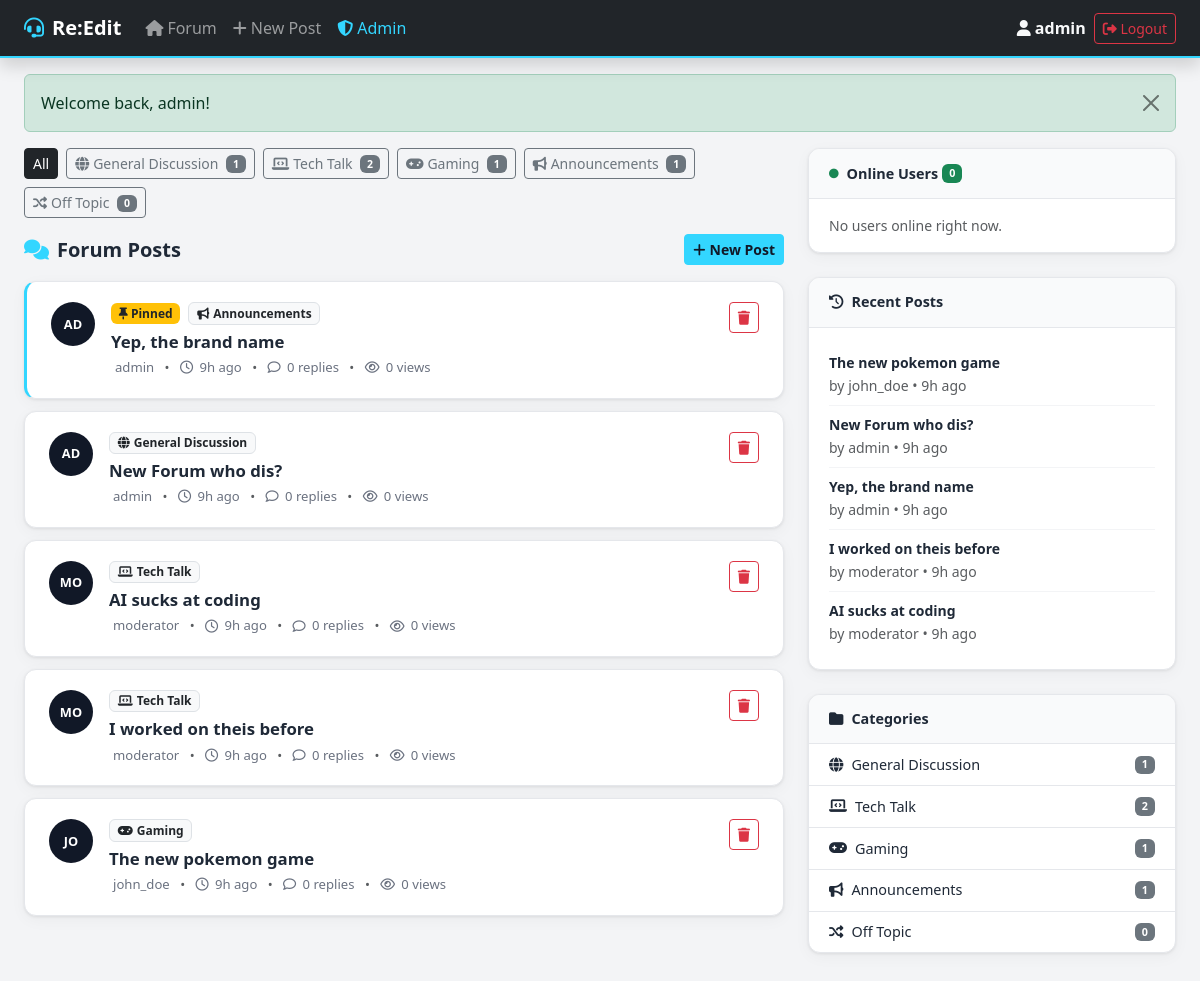
Page /forum/index.php?page=forum (signed in) on the committed database.
### tables this page shows
CREATE TABLE categories (
    id INT AUTO_INCREMENT PRIMARY KEY,
    name VARCHAR(100) NOT NULL,
    description TEXT,
    icon VARCHAR(50) DEFAULT 'fa-comments',
    sort_order INT DEFAULT 0
);

CREATE TABLE posts (
    id INT AUTO_INCREMENT PRIMARY KEY,
    user_id INT NOT NULL,
    category_id INT NOT NULL,
    title VARCHAR(255) NOT NULL,
    content TEXT NOT NULL,
    is_pinned TINYINT(1) DEFAULT 0,
    is_locked TINYINT(1) DEFAULT 0,
    views INT DEFAULT 0,
    created_at DATETIME DEFAULT CURRENT_TIMESTAMP,
    updated_at DATETIME DEFAULT CURRENT_TIMESTAMP ON UPDATE CURRENT_TIMESTAMP,
    FOREIGN KEY (user_id) REFERENCES users(id) ON DELETE CASCADE,
    FOREIGN KEY (category_id) REFERENCES categories(id) ON DELETE CASCADE
);

CREATE TABLE users (
    id INT AUTO_INCREMENT PRIMARY KEY,
    username VARCHAR(50) NOT NULL UNIQUE,
    email VARCHAR(100) NOT NULL UNIQUE,
    password VARCHAR(255) NOT NULL,
    role ENUM('user','mod','admin') NOT NULL DEFAULT 'user',
    bio TEXT DEFAULT NULL,
    is_online TINYINT(1) DEFAULT 0,
    last_seen DATETIME DEFAULT NULL,
    created_at DATETIME DEFAULT CURRENT_TIMESTAMP
);

### forum/controllers/ForumController.php (called while the page is built, shortened)
<?php
class ForumController {
    private $postModel;
    private $categoryModel;
    private $userModel;
    public function __construct() {
        require_once 'models/Post.php';
        require_once 'models/Category.php';
        require_once 'models/User.php';
        $this->postModel     = new Post();
        $this->categoryModel = new Category();
        $this->userModel     = new User();
    }
    public function index() {
        $categoryId   = isset($_GET['cat']) ? (int)$_GET['cat'] : null;
        $page         = max(1, (int)($_GET['p'] ?? 1));
        $perPage      = POSTS_PER_PAGE;
        $offset       = ($page - 1) * $perPage;
        $posts        = $this->postModel->getAll($categoryId, $perPage, $offset);
        $categories   = $this->categoryModel->getAll();
        $onlineUsers  = $this->userModel->getOnlineUsers();
        $recentPosts  = $this->postModel->getRecentPosts(5);
        require 'views/forum/index.php';
    }
}

### forum/config/app.php (called while the page is built, shortened)
<?php
function getFlash() {
    $f = $_SESSION['flash']; unset($_SESSION['flash']); return $f;
}
function currentUser() { return $_SESSION['user'] ?? null; }
function hasRole() {
    $roles = func_get_args();
    $user = currentUser();
    return $user && in_array($user['role'], $roles);
}
function e($s) { return htmlspecialchars($s, ENT_QUOTES, 'UTF-8'); }
function timeAgo($dt) {
    $diff = (new DateTime())->diff(new DateTime($dt));
    if ($diff->h) return $diff->h.'h ago';
    return 'just now';
}

### forum/config/database.php (called while the page is built, shortened)
<?php
class Database {
    private static $instance = null;
    private $connection;
    private function __construct() {
        $this->connection = new mysqli(DB_HOST, DB_USER, DB_PASS, DB_NAME);
        $this->connection->set_charset('utf8mb4');
    }
    public static function getInstance() {
        if (self::$instance === null) self::$instance = new Database();
        return self::$instance;
    }
    public function query($sql) { return $this->connection->query($sql); }
    public function prepare($sql) { return $this->connection->prepare($sql); }
}

### forum/models/Category.php (called while the page is built, shortened)
<?php
class Category {
    private $db;
    public function __construct() { $this->db = Database::getInstance(); }
    public function getAll() {
        return $this->db->query(
            "SELECT c.*, COUNT(p.id) as post_count
             FROM categories c LEFT JOIN posts p ON c.id=p.category_id
             GROUP BY c.id ORDER BY c.sort_order"
        )->fetch_all(MYSQLI_ASSOC);
    }
}

### forum/models/Post.php (called while the page is built, shortened)
<?php
class Post {
    private $db;
    public function __construct() { $this->db = Database::getInstance(); }
    public function getAll($categoryId=null, $limit=15, $offset=0) {
        $where = $categoryId ? "WHERE p.category_id=" . (int)$categoryId : "";
        $stmt = $this->db->prepare(
            "SELECT p.*, u.username, u.role as user_role, c.name as category_name,
             (SELECT COUNT(*) FROM replies r WHERE r.post_id=p.id) as reply_count
             FROM posts p
             JOIN users u ON p.user_id=u.id
             JOIN categories c ON p.category_id=c.id
             $where
             ORDER BY p.is_pinned DESC, p.created_at DESC
             LIMIT ? OFFSET ?"
        );
        $stmt->bind_param('ii', $limit, $offset);
        $stmt->execute();
        return $stmt->get_result()->fetch_all(MYSQLI_ASSOC);
    }
    public function getRecentPosts($limit=5) {
        $stmt = $this->db->prepare(
            "SELECT p.id, p.title, u.username, p.created_at
             FROM posts p JOIN users u ON p.user_id=u.id
             ORDER BY p.created_at DESC LIMIT ?"
        );
        $stmt->bind_param('i', $limit);
        $stmt->execute();
        return $stmt->get_result()->fetch_all(MYSQLI_ASSOC);
    }
}

### forum/models/User.php (called while the page is built, shortened)
<?php
class User {
    private $db;
    public function __construct() {
        $this->db = Database::getInstance();
    }
    public function getOnlineUsers() {
        $threshold = date('Y-m-d H:i:s', time() - ONLINE_THRESHOLD);
        $stmt = $this->db->prepare("SELECT u.id, u.username, u.role FROM users u
            JOIN user_sessions us ON u.id=us.user_id
            WHERE us.last_activity > ? ORDER BY u.username");
        $stmt->bind_param('s', $threshold);
        $stmt->execute();
        return $stmt->get_result()->fetch_all(MYSQLI_ASSOC);
    }
}

### forum/views/forum/index.php (the view, shortened to what this page needs)
<?php require 'views/layouts/header.php'; ?>
<div class="row g-4">
  <div class="col-lg-8">
    <div class="d-flex flex-wrap gap-2 mb-3">
      <a href="<?= URLROOT ?>/index.php?page=forum" class="btn btn-sm <?= !$categoryId ? 'btn-dark' : 'btn-outline-secondary' ?>">All</a>
      <?php foreach ($categories as $cat): ?>
      <a href="<?= URLROOT ?>/index.php?page=forum&cat=<?= $cat['id'] ?>"
         class="btn btn-sm <?= $categoryId == $cat['id'] ? 'btn-dark' : 'btn-outline-secondary' ?>">
        <i class="fa-solid <?= e($cat['icon']) ?> me-1"></i><?= e($cat['name']) ?>
        <span class="badge bg-secondary ms-1"><?= $cat['post_count'] ?></span>
      </a>
      <?php endforeach; ?>
    </div>
    <div class="d-flex justify-content-between align-items-center mb-3">
      <h5 class="mb-0 fw-bold"><i class="fa-solid fa-comments me-2" style="color:var(--brand)"></i>Forum Posts</h5>
      <a href="<?= URLROOT ?>/index.php?page=forum&action=create" class="btn btn-sm btn-brand fw-semibold">
        <i class="fa-solid fa-plus me-1"></i>New Post
      </a>
    </div>
    <?php if (empty($posts)): ?>
    <div class="text-center py-5 text-muted">
      <i class="fa-solid fa-inbox fa-3x mb-3 d-block"></i>
      <p>No posts yet. Be the first to post!</p>
    </div>
    <?php else: ?>
    <div class="post-list">
      <?php foreach ($posts as $post): ?>
      <div class="post-card <?= $post['is_pinned'] ? 'post-pinned' : '' ?>">
        <div class="d-flex align-items-start gap-3">
          <div class="avatar-circle"><?= strtoupper(substr($post['username'], 0, 2)) ?></div>
          <div class="flex-grow-1 min-w-0">
            <div class="d-flex align-items-center gap-2 mb-1 flex-wrap">
              <?php if ($post['is_pinned']): ?><span class="badge bg-warning text-dark"><i class="fa-solid fa-thumbtack"></i> Pinned</span><?php endif; ?>
              <span class="badge bg-light text-dark border"><i class="fa-solid <?= e($categories[array_search($post['category_id'] ?? 0, array_column($categories,'id'))] ['icon'] ?? 'fa-tag') ?> me-1"></i><?= e($post['category_name']) ?></span>
            </div>
            <a href="<?= URLROOT ?>/index.php?page=forum&action=post&id=<?= $post['id'] ?>" class="post-title">
              <?= e($post['title']) ?>
            </a>
            <div class="post-meta mt-1">
              <span class="ms-1"><?= e($post['username']) ?></span>
              <span class="mx-2 text-muted">&bull;</span>
              <i class="fa-regular fa-clock me-1"></i><?= timeAgo($post['created_at']) ?>
              <span class="mx-2 text-muted">&bull;</span>
              <i class="fa-regular fa-comment me-1"></i><?= $post['reply_count'] ?> replies
              <span class="mx-2 text-muted">&bull;</span>
              <i class="fa-regular fa-eye me-1"></i><?= $post['views'] ?> views
            </div>
          </div>
          <?php if (hasRole('mod','admin')): ?>
          <div class="ms-auto">
            <a href="<?= URLROOT ?>/index.php?page=forum&action=delete&id=<?= $post['id'] ?>"
               class="btn btn-outline-danger btn-sm"
               onclick="return confirm('Delete this post and all its replies?')">
              <i class="fa-solid fa-trash"></i>
            </a>
          </div>
          <?php endif; ?>
        </div>
      </div>
      <?php endforeach; ?>
    </div>
    <?php endif; ?>
  </div>
  <div class="col-lg-4">
     <?php require 'views/layouts/online.php'; ?>
    <div class="sidebar-card mb-4">
      <div class="sidebar-card-header"><i class="fa-solid fa-clock-rotate-left me-2"></i>Recent Posts</div>
      <div class="sidebar-card-body">
        <?php foreach ($recentPosts as $rp): ?>
        <div class="recent-post-item">
          <a href="<?= URLROOT ?>/index.php?page=forum&action=post&id=<?= $rp['id'] ?>" class="small fw-semibold d-block text-truncate">
            <?= e($rp['title']) ?>
          </a>
          <small class="text-muted">by <?= e($rp['username']) ?> &bull; <?= timeAgo($rp['created_at']) ?></small>
        </div>
        <?php endforeach; ?>
      </div>
    </div>
    <div class="sidebar-card">
      <div class="sidebar-card-header"><i class="fa-solid fa-folder me-2"></i>Categories</div>
      <div class="sidebar-card-body p-0">
        <?php foreach ($categories as $cat): ?>
        <a href="<?= URLROOT ?>/index.php?page=forum&cat=<?= $cat['id'] ?>" class="category-link">
          <i class="fa-solid <?= e($cat['icon']) ?> me-2"></i>
          <?= e($cat['name']) ?>
          <span class="badge bg-secondary ms-auto"><?= $cat['post_count'] ?></span>
        </a>
        <?php endforeach; ?>
      </div>
    </div>
  </div>
</div>
<?php require 'views/layouts/footer.php'; ?>

### forum/index.php (shortened to what this page needs)
<?php
require_once 'config/database.php';
require_once 'config/app.php';
$page = $_GET['page'] ?? 'landing';
$action = $_GET['action'] ?? 'index';
switch ($page) {
    case 'forum':
        require_once 'controllers/ForumController.php';
        $ctrl = new ForumController();
        switch ($action) {
            default:        $ctrl->index(); break;
        }
        break;
}

### forum/views/layouts/header.php (shortened to what this page needs)
<?php $flash = getFlash(); $user = currentUser(); ?>
<!DOCTYPE html>
<html lang="en">
<head>
<link rel="stylesheet" href="https://cdnjs.cloudflare.com/ajax/libs/bootstrap/5.3.2/css/bootstrap.min.css">
<link rel="stylesheet" href="https://cdnjs.cloudflare.com/ajax/libs/font-awesome/6.7.2/css/all.min.css">
<link rel="stylesheet" href="<?= URLROOT ?>/public/css/style.css">
</head>
<body>
<nav class="navbar navbar-expand-lg navbar-dark bg-dark sticky-top shadow">
  <div class="container-fluid px-4">
    <a class="navbar-brand fw-bold" href="<?= URLROOT ?>/index.php?page=forum">
        <i class="fa-solid fa-headset me-2" style="color: var(--brand)" ></i><?= APPNAME ?>
    </a>
    <div class="collapse navbar-collapse" id="navMain">
      <ul class="navbar-nav me-auto mb-2 mb-lg-0">
        <li class="nav-item">
          <a class="nav-link" href="<?= URLROOT ?>/index.php?page=forum"><i class="fa-solid fa-home me-1"></i>Forum</a>
        </li>
        <li class="nav-item">
          <a class="nav-link" href="<?= URLROOT ?>/index.php?page=forum&action=create"><i class="fa-solid fa-plus me-1"></i>New Post</a>
        </li>
        <?php if (hasRole('admin')): ?>
        <li class="nav-item">
          <a class="nav-link" style="color:var(--brand)" href="<?= URLROOT ?>/index.php?page=admin"><i class="fa-solid fa-shield-halved me-1"></i>Admin</a>
        </li>
        <?php endif; ?>
      </ul>
      <?php if ($user): ?>
      <div class="d-flex align-items-center gap-2">
        <span class="text-light fw-semibold"><i class="fa-solid fa-user me-1"></i><?= e($user['username']) ?></span>
        <a href="<?= URLROOT ?>/index.php?page=logout" class="btn btn-outline-danger btn-sm"><i class="fa-solid fa-right-from-bracket"></i> Logout</a>
      </div>
      <?php endif; ?>
    </div>
  </div>
</nav>
<div class="container-fluid px-4 mt-3">
<?php if ($flash): ?>
<div class="alert alert-<?= e($flash['type']) ?> alert-dismissible fade show" role="alert">
  <?= $flash['message'] ?>
  <button type="button" class="btn-close" data-bs-dismiss="alert"></button>
</div>
<?php endif; ?>

### forum/views/layouts/online.php (shortened to what this page needs)
<div class="sidebar-card mb-4">
    <div class="sidebar-card-header">
    <i class="fa-solid fa-circle text-success me-2" style="font-size:.6rem"></i>
    Online Users <span class="badge bg-success ms-1"><?= count($onlineUsers) ?></span>
    </div>
    <div class="sidebar-card-body">
    <?php if (empty($onlineUsers)): ?>
    <p class="text-muted small mb-0">No users online right now.</p>
    <?php endif; ?>
    </div>
</div>

### forum/views/layouts/footer.php (shortened to what this page needs)
</div>
<footer style="height:30px;"><footer>
</body>
</html>

### forum/public/css/style.css (style rules this page uses)
:root { --brand: #33d6ff; --brand-dark: #0075b4; --dark: #111827; --surface: #ffffff; --border: #e5e7eb; --text: #1f2937; --text-muted: #6b7280; --success: #10b981; --danger: #ef4444; --radius: 12px; --shadow: 0 1px 3px rgba(0,0,0,0.08), 0 4px 16px rgba(0,0,0,0.04); }
body { font-family: 'Segoe UI', system-ui, sans-serif; background: #f3f4f6; color: var(--text); }
.navbar { border-bottom: 2px solid var(--brand); }
.btn-brand { background-color: var(--brand); border-color: var(--brand); color: var(--dark); font-weight: 600; }
.post-list { display: flex; flex-direction: column; gap: 0.75rem; }
.post-card { background: white; border-radius: var(--radius); padding: 1.25rem 1.5rem; border: 1px solid var(--border); box-shadow: var(--shadow); transition: box-shadow 0.2s, transform 0.2s; }
.post-pinned { border-left: 3px solid var(--brand); }
.post-title { font-size: 1.05rem; font-weight: 700; color: var(--text); text-decoration: none; }
.post-meta { font-size: 0.82rem; color: var(--text-muted); display: flex; align-items: center; flex-wrap: wrap; gap: 0.15rem; }
.sidebar-card { background: white; border-radius: var(--radius); border: 1px solid var(--border); box-shadow: var(--shadow); overflow: hidden; }
.sidebar-card-header { padding: 0.85rem 1.25rem; background: #f9fafb; border-bottom: 1px solid var(--border); font-weight: 700; font-size: 0.9rem; display: flex; align-items: center; }
.sidebar-card-body { padding: 1rem 1.25rem; }
.recent-post-item { padding: 0.5rem 0; border-bottom: 1px solid #f3f4f6; }
.recent-post-item:last-child { border-bottom: none; }
.recent-post-item a { color: var(--text); text-decoration: none; }
.category-link { display: flex; align-items: center; padding: 0.6rem 1.25rem; color: var(--text); text-decoration: none; font-size: 0.9rem; border-bottom: 1px solid var(--border); transition: background 0.15s; }
.category-link:last-child { border-bottom: none; }
.avatar-circle { width: 44px; height: 44px; border-radius: 50%; background: var(--dark); color: white; display: flex; align-items: center; justify-content: center; font-size: 0.8rem; font-weight: 800; flex-shrink: 0; }
.min-w-0 { min-width: 0; }

### rows in the picture
categories: name "General Discussion", post_count "1"
categories: name "Tech Talk", post_count "2"
categories: name "Gaming", post_count "1"
categories: name "Announcements", post_count "1"
categories: name "Off Topic", post_count "0"
posts: user.username "AD", is_pinned 1 (drawn), category.name "Announcements", title "Yep, the brand name", user.username "admin", created_at "9h ago", reply_count "0", views "0"
posts: user.username "AD", category.name "General Discussion", title "New Forum who dis?", user.username "admin", created_at "9h ago", reply_count "0", views "0"
posts: user.username "MO", category.name "Tech Talk", title "AI sucks at coding", user.username "moderator", created_at "9h ago", reply_count "0", views "0"
posts: user.username "MO", category.name "Tech Talk", title "I worked on theis before", user.username "moderator", created_at "9h ago", reply_count "0", views "0"
posts: user.username "JO", category.name "Gaming", title "The new pokemon game", user.username "john_doe", created_at "9h ago", reply_count "0", views "0"

### other values in the picture
APPNAME "Re:Edit"
$user['username'] "admin"
$flash['message'] "Welcome back, admin!"
count($onlineUsers) "0"
